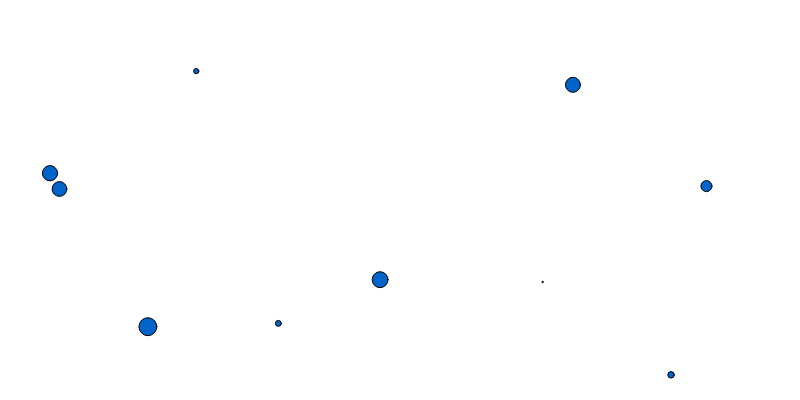
Frame 1 (no input)
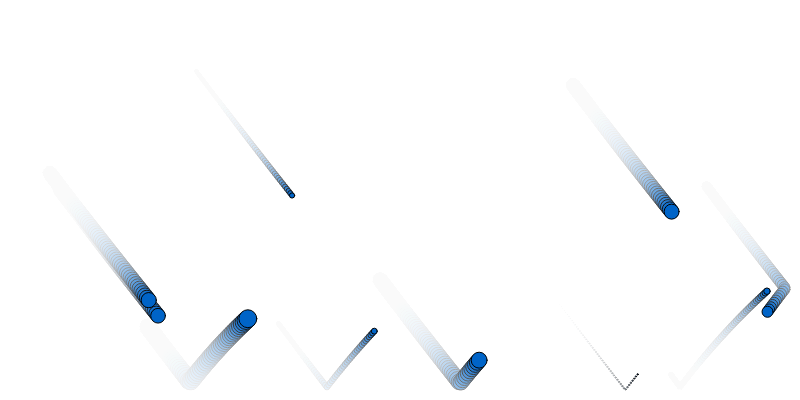
Frame 60 (no input)
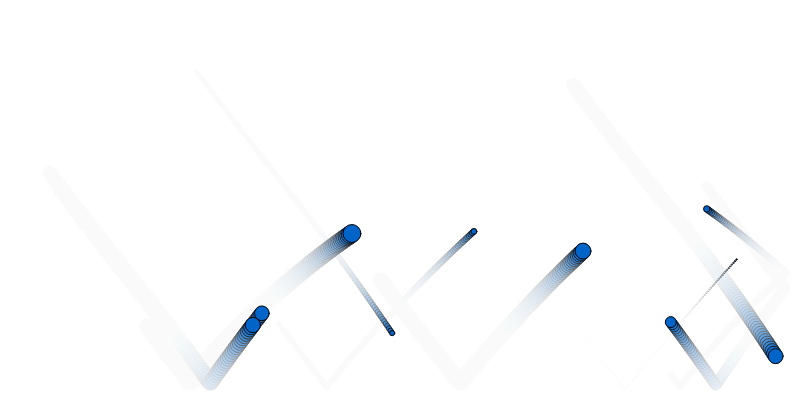
Frame 120 (the mouse pressed at the canvas centre since frame 60)

The p5.js sketch that drew these frames (run headless with seeded random() and noise() and a simulated clock; from frame 60 on, the mouse is pressed at the canvas centre):

// p5.js sketch
// ── sketch.js
var balloon = [], wind, gravity, count = 10, radiusRange = 10;

function setup() {
	createCanvas(800, 400)
	for(var i = 0; i< count; i++){	
		balloon[i] =  new Flier();	
	}
	gravity = createVector(0, .1)
	wind = createVector(.1,0)
}

function draw() {
	background(255, 20);
	for(var i = 0; i< count; i++){	
		balloon[i].update();
		balloon[i].checkEdge()
		balloon[i].display(i);
	}
}

function Flier(){
	this.loc = createVector(random(width), random(height));
	this.vel = createVector(1.5,2);
	this.acceleration = createVector();
	this.rad = random(radiusRange);
}

Flier.prototype = {
	update: function(){
		this.vel.limit(7);
		this.applyForce(wind);
		this.applyForce(gravity);
		this.addFriction();
		this.acceleration.div(20 - this.rad)
		this.vel.add(this.acceleration);
		this.loc.add(this.vel);
		this.acceleration.mult(0);
	},	
	
	checkEdge: function(){
		var limiter = radiusRange + this.rad
		if(this.loc.x > (width - limiter)){
			this.loc.x = (width - limiter)
			this.vel.x *= -1
		}
		if(this.loc.x < limiter){
			this.loc.x = limiter;
			this.vel.x *= -1
		}
		if(this.loc.y > (height - limiter)){
			this.loc.y = (height - limiter)
			this.vel.y *= -1
		}
		if(this.loc.y < limiter){
			this.loc.y = limiter;
			this.vel.y *= -1
		}
	},
	display: function(i){
		//noStroke()
		fill(0,100,200)
		ellipse(this.loc.x, this.loc.y, this.rad*2)
		//text(round(this.rad*2),this.loc.x-this.rad*2, this.loc.y+this.rad*2)
	},
	applyForce: function(f){
		var force = f.copy();
		this.acceleration.add(force)
	},
	addFriction: function(){
		var f = this.vel.copy();
		f.normalize()
		f.mult(-.05)
		this.applyForce(f)
	}
}

function mousePressed(){	
	wind = createVector(random(-.1, .1),random(-.1, .1))
}
